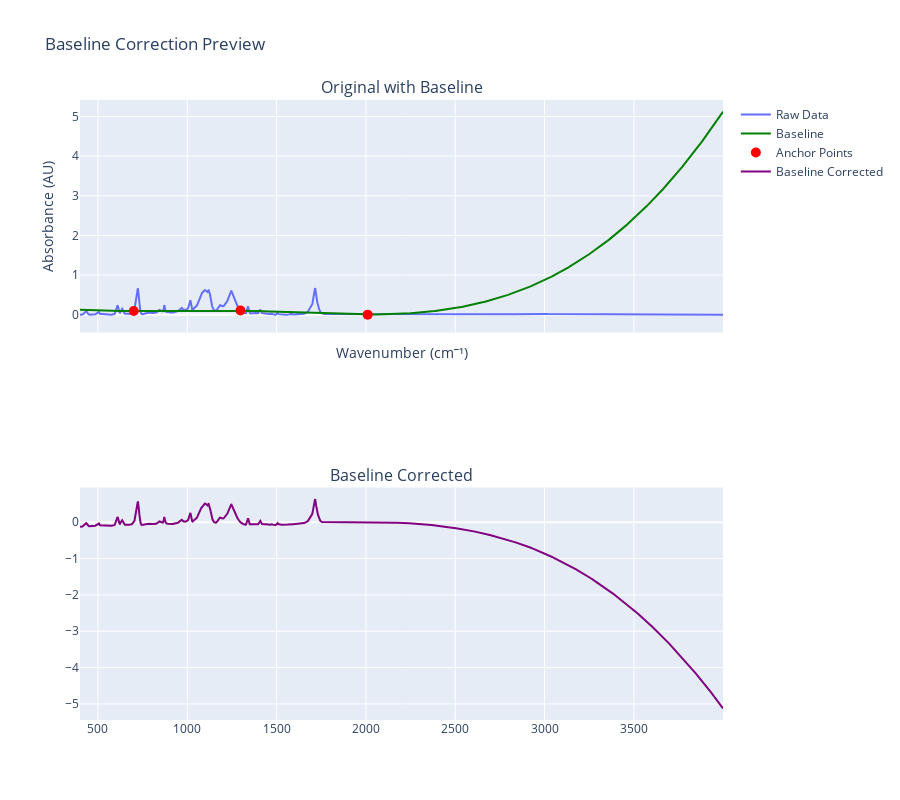

The notebook cell saved with this chart:
### Markdown cell above
#### For manual baseline:
If an error appears on repeated running of this cell, simply click 'continue' and scroll down-- the error will clear.

### Code cell
filepath = None  # If None, will find first Time-Zero file of the specified material
material = "PPE"
select_anchor_points(
    FTIR_dataframe,
    material=material,
    filepath=filepath,
    try_it_out=True,
    dataframe_path=dataframe_path,
)

### Figure 1 — Plotly figure (JSON) as saved in the notebook; plotly's stock layout.template omitted (floating-point values rounded to 4 significant figures; data arrays with more than 128 entries replaced by an {"elided": "..."} marker saying what was removed)
{"data": [{"mode": "lines", "name": "Raw Data", "type": "scatter", "x": {"elided": "3495 float values"}, "xaxis": "x", "y": {"elided": "3495 float values"}, "yaxis": "y"}, {"line": {"color": "green"}, "mode": "lines", "name": "Baseline", "type": "scatter", "x": {"elided": "1000 float values"}, "xaxis": "x", "y": {"elided": "1000 float values"}, "yaxis": "y"}, {"marker": {"color": "red", "size": 10}, "mode": "markers", "name": "Anchor Points", "type": "scatter", "x": [700.4, 1298.0, 2010.0], "xaxis": "x", "y": [0.09207, 0.1042, 0.00223], "yaxis": "y"}, {"line": {"color": "purple"}, "mode": "lines", "name": "Baseline Corrected", "type": "scatter", "x": {"elided": "3495 float values"}, "xaxis": "x2", "y": {"elided": "3495 float values"}, "yaxis": "y2"}], "layout": {"annotations": [{"font": {"size": 16}, "showarrow": false, "text": "Original with Baseline", "x": 0.5, "xanchor": "center", "xref": "paper", "y": 1, "yanchor": "bottom", "yref": "paper"}, {"font": {"size": 16}, "showarrow": false, "text": "Baseline Corrected", "x": 0.5, "xanchor": "center", "xref": "paper", "y": 0.375, "yanchor": "bottom", "yref": "paper"}], "height": 800, "title": {"text": "Baseline Correction Preview"}, "xaxis": {"anchor": "y", "domain": [0, 1], "matches": "x2", "showticklabels": false, "title": {"text": "Wavenumber (cm⁻¹)"}}, "xaxis2": {"anchor": "y2", "domain": [0, 1]}, "yaxis": {"anchor": "x", "domain": [0.625, 1], "title": {"text": "Absorbance (AU)"}}, "yaxis2": {"anchor": "x2", "domain": [0, 0.375]}}}
